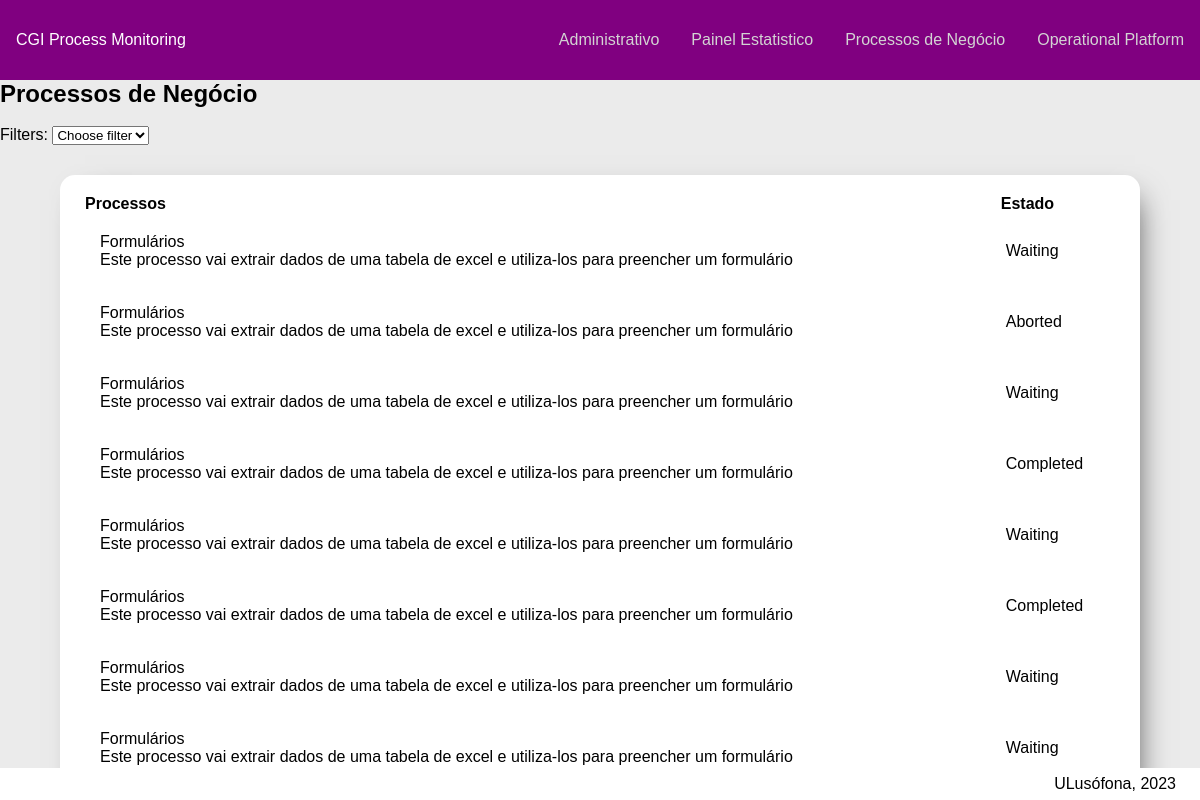
Page /process_listing on the committed database.
### main/models.py (models this page shows, shortened)
class QueueProcess(models.Model):
    idConfiguration = models.ForeignKey(ProcessConfiguration, on_delete=models.CASCADE, related_name='configuration')
    startDate = models.DateTimeField(null=True,blank=True)
    endDate = models.DateTimeField(null=True,blank=True)
    state = models.CharField(max_length=256,default="Completed")
    idLabels = models.ManyToManyField(Label, related_name="labels", blank=True)
    idUser = models.ForeignKey(UserProfile, on_delete=models.CASCADE, related_name='userProfile', blank=True, null=True)

class ProcessConfiguration(models.Model):
    name = models.CharField(max_length=256)
    idProcessType = models.ForeignKey(ProcessType, on_delete=models.CASCADE, related_name='processType')
    description = models.CharField(max_length=500)
    maxTimeSla = models.DurationField(null=True)
    idTeam = models.ForeignKey('Team', on_delete=models.CASCADE, related_name='ProcessConfigurationTeam',blank=True,null=True)
    idSkills = models.ManyToManyField(Skill, related_name='ProcessConfigurationSkill')

### apps/process_listing/views.py (the view)
# urls.py: path('process_listing', views.process_listing_page_view, name='process_listing')
def process_listing_page_view(request):
    processTasks = {}
    for process in QueueProcess.objects.all():
        for task in QueueTask.objects.all():
            if process.id == task.idProcess:
                processTasks.update
    if request.GET.get('filtros') is None:
        query = QueueProcess.objects.all()
    else:
        if request.GET.get('filtros') == "noFilter":
            query = QueueProcess.objects.all()
        if request.GET.get('filtros') != "noFilter":
            featuredFilter = request.GET.get('filtros')
            query = QueueProcess.objects.filter(idLabels__name=featuredFilter)
    context = {
        'processes': query,
        'filtros': Label.objects.all(),
        'tasks': QueueTask.objects.all(),
    }
    return render(request, 'process_listing/process_listing.html', context)

### apps/process_listing/templates/process_listing/process_listing.html (shortened to what this page needs)
{% extends 'main/main.html' %}
{% block style %}
    {% load static %}
    <link rel="stylesheet" type="text/css" href="{% static 'css/process_listing/process_listing.css' %}"/>
{% endblock style %}
{% block main %}
<body>
    <h2>Processos de Negócio</h2>
    <br>
    <form action="{% url 'process_listing' %}" method="get">
        <label for="filtros">Filters:</label>
        <select name="filtros" onchange="this.form.submit();">
            <option value="" selected disabled>Choose filter</option>
        </select>
    </form>
    <div class="process_table">
        <table>
            <tr>
                <th>Processos</th>
                <th>Estado</th>
            </tr>
            {% for process in processes %}
            <tr class="row" onclick="showHideRow('{{process.id}}')">
                <td>
                    {{process.idConfiguration.name}}
                    <br>
                    {{process.idConfiguration.description}}
                </td>
                <td>{{process.state}}</td>
            </tr>
            {% endfor %}
        </table>
    </div>
</body>
{% endblock %}

### main/templates/main/main.html (shortened to what this page needs)
<!DOCTYPE html>
<html lang="en">
  <head>
      {% load static %}
      <link rel="stylesheet" href="{% static 'css/main/main.css' %}">
      {% block style %}
      {% endblock style %}
  </head>
  <body>
    <header>
      <div>CGI Process Monitoring</div>
      <nav>
        <a href="{% url 'adminPage' %}">Administrativo</a>
        <a href="">Painel Estatistico</a>
        <a href="{% url 'process_listing' %}">Processos de Negócio</a>
        <a href="{% url 'businessExceptions' %}">Operational Platform</a>
      </nav>
    </header>
    <main>
      {% block main %}
      {% endblock main %}
    </main>
    <footer>ULusófona, 2023</footer>
  </body>
</html>

### static/css/main/main.css (style rules this page uses)
* { padding: 0; margin: 0; box-sizing:border-box; font-family: sans-serif; }
header div { padding: 1em; }
header nav { display:flex; justify-content: flex-end; }
nav a { padding: 0 1em; text-decoration: none; font-size: 1rem; color: lightgray; }
header { height: 10vh; background: purple; color: white; top: 0; display:flex; justify-content: space-between; align-items: center; position: fixed; z-index: 10; width: 100%; }
footer { height: 4vh; display:flex; justify-content: flex-end; padding: 0 2vw; align-items: center; position: fixed; width: 100%; bottom: 0; z-index: 10; background-color: white; }

### static/css/process_listing/process_listing.css (style rules this page uses)
body { margin-top: 10vh; background-color: #EBEBEB; }
table { width: 100%; border-spacing: 0 5px; }
th { text-align: left; padding-left: 10px; }
td { padding: 15px; }
td:first-child { padding-left: 25px; border-top-left-radius: 10px; border-bottom-left-radius: 10px; }
td:last-child { border-bottom-right-radius: 10px; border-top-right-radius: 10px; }
.process_table { border-radius: 15px; box-shadow: 10px 10px 30px -15px rgba(0,0,0,0.75); background-color: white; margin-top: 30px; margin-left: auto; margin-right: auto; width: 90%; padding: 15px; }

### rows in the picture
QueueProcess: idConfiguration.name "Formulários", idConfiguration.description "Este processo vai extrair dados de uma tabela de excel e utiliza-los para preencher um formulário", state "Waiting"
QueueProcess: idConfiguration.name "Formulários", idConfiguration.description "Este processo vai extrair dados de uma tabela de excel e utiliza-los para preencher um formulário", state "Aborted"
QueueProcess: idConfiguration.name "Formulários", idConfiguration.description "Este processo vai extrair dados de uma tabela de excel e utiliza-los para preencher um formulário", state "Waiting"
QueueProcess: idConfiguration.name "Formulários", idConfiguration.description "Este processo vai extrair dados de uma tabela de excel e utiliza-los para preencher um formulário", state "Completed"
QueueProcess: idConfiguration.name "Formulários", idConfiguration.description "Este processo vai extrair dados de uma tabela de excel e utiliza-los para preencher um formulário", state "Waiting"
QueueProcess: idConfiguration.name "Formulários", idConfiguration.description "Este processo vai extrair dados de uma tabela de excel e utiliza-los para preencher um formulário", state "Completed"
QueueProcess: idConfiguration.name "Formulários", idConfiguration.description "Este processo vai extrair dados de uma tabela de excel e utiliza-los para preencher um formulário", state "Waiting"
QueueProcess: idConfiguration.name "Formulários", idConfiguration.description "Este processo vai extrair dados de uma tabela de excel e utiliza-los para preencher um formulário", state "Waiting"
